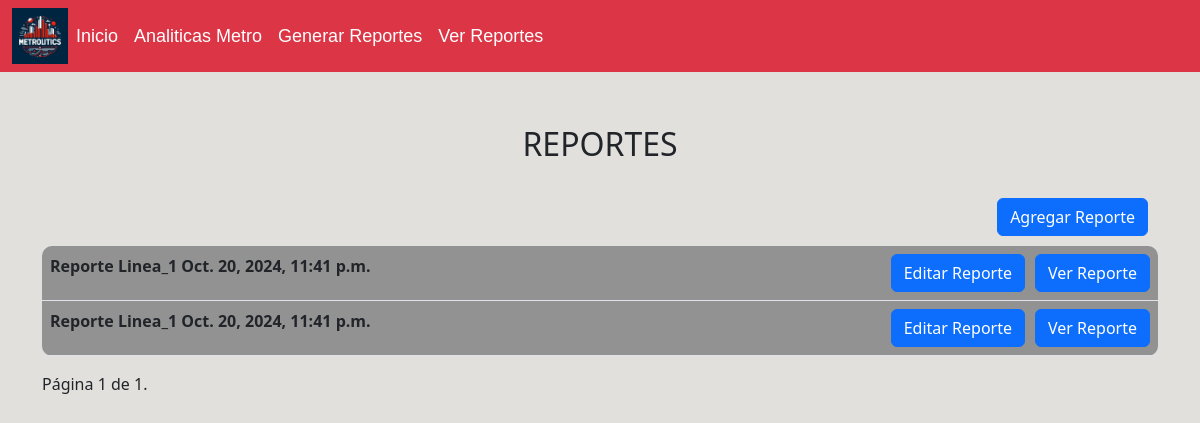
The page /ver_reportes on the database as committed earlier.
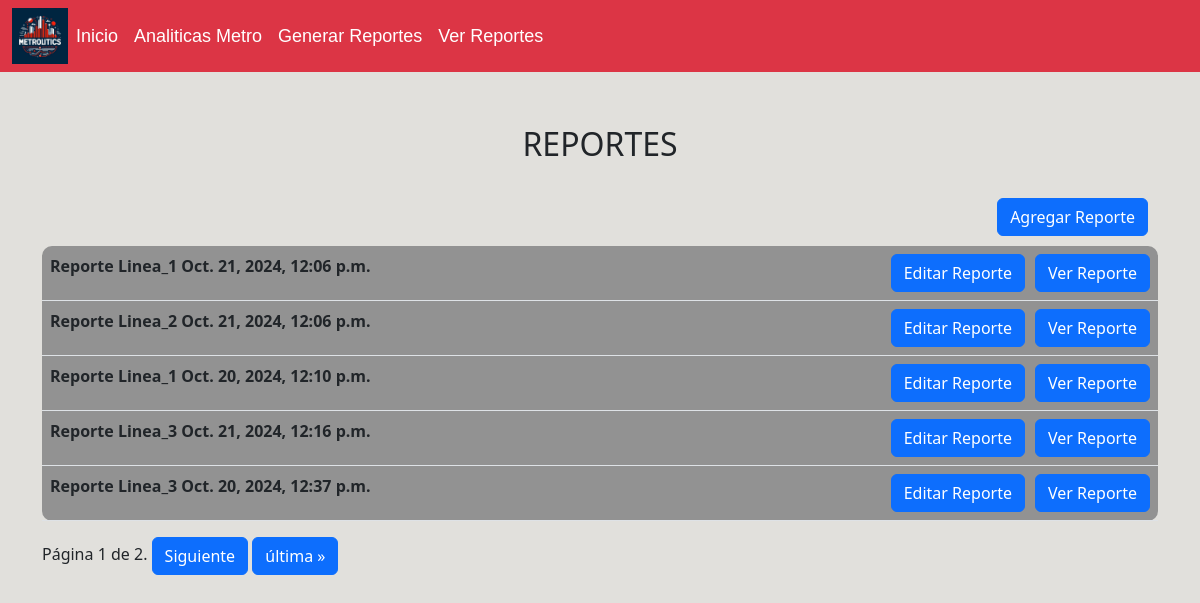
The same page on the database as committed later.
### Metro/models.py (models this page shows, shortened)
class Reporte(models.Model):
    id_reporte = models.AutoField(primary_key=True)
    f_id_metro = models.ForeignKey(Mantenedor_metro,on_delete=models.CASCADE,db_column='id_metro')
    f_id_bus = models.ForeignKey(Mantenedor_bus,on_delete=models.CASCADE,db_column='id_bus',null=True)
    fecha = models.DateTimeField()

class Mantenedor_metro(models.Model):
    id_metro = models.AutoField(primary_key=True)
    linea_metro = models.CharField(max_length=50)
    fecha = models.DateTimeField()
    aglomeracion = models.IntegerField()

### Metro/views.py (the view)
# urls.py: path('ver_reportes',views.ver_reportes, name='ver_reportes'),
def ver_reportes(request):
    reportes_list = Reporte.objects.all()
    paginator = Paginator(reportes_list, 5)  # Mostramos 10 reportes por página
    page_number = request.GET.get('page')
    reportes = paginator.get_page(page_number)
    context = {'reportes': reportes}
    return render(request, 'Metro/ver_reportes.html', context)

### Metro/templates/Metro/ver_reportes.html (shortened to what this page needs)
{% extends "Metro/base.html" %}
{% block content %}
<span class="Titulo-Form">REPORTES</span>
<div class="container">
    <a href="{% url 'reportes' %}"><button type="button" class="btn btn-primary" style="float:right; margin:10px;" >Agregar Reporte</button></button></a>
    <table class="table table-hover">
        <tbody>
          {% for reporte in reportes %}
          <tr>
            <th scope="row">Reporte {{reporte.f_id_metro.linea_metro}} {{reporte.f_id_metro.fecha}} </th>
            <td>
              <a href="{% url 'mostrar_reporte' reporte.id_reporte %}">
                <button type="button" class="btn btn-primary" style="float:right;">Ver Reporte</button>
              </a>
              <a href="{% url 'editar_reportes' reporte.id_reporte %}">
                <button type="button" class="btn btn-primary" style="float:right; margin-right: 10px;">Editar Reporte</button>
              </a>
            </td>
          </tr>
          {% empty %}
          <tr>
            <td colspan="2">No hay reportes disponibles.</td>
          </tr>
          {% endfor %}
        </tbody>
    </table>
    <div class="pagination">
        <span class="step-links">
            <span class="current">
                Página {{ reportes.number }} de {{ reportes.paginator.num_pages }}.
            </span>
            {% if reportes.has_next %}
                <a href="?page={{ reportes.next_page_number }}"><button type="button" class="btn btn-primary">Siguiente</button></a>
                <a href="?page={{ reportes.paginator.num_pages }}"><button type="button" class="btn btn-primary">última &raquo;</button></a>
            {% endif %}
        </span>
    </div>
</div>
{% endblock %}

### Metro/templates/Metro/base.html (shortened to what this page needs)
{% load static %}
<!DOCTYPE html>
<html lang="en">
<head>
    <link rel="stylesheet" href="https://cdn.jsdelivr.net/npm/bootstrap@5.2.3/dist/css/bootstrap.min.css">
    <link rel="stylesheet" href="{% static 'css/index.css' %}">
    <link rel="stylesheet" href="{% static 'css/style_base.css' %}">
    <link rel="stylesheet" href="{% static 'css/style_analiticas.css' %}">
    <link rel="stylesheet" href="{% static 'css/style_forms.css' %}">
    <link rel="stylesheet" href="{% static 'css/style_ver_reportes.css' %}">
</head>
<body>
    <nav class="navbar navbar-expand-lg bg-danger">
        <div class="container-fluid">
          <a href="{% url 'index' %}"><img  id="logo" src="{% static 'img/Designer.jpeg' %}" alt="logo"></a>
          <div class="collapse navbar-collapse" id="navbarNav">
            <ul class="navbar-nav">
              <li class="nav-item">
                <a class="nav-link" aria-current="true" href="{% url 'index' %}">Inicio</a>
              </li>
              <li class="nav-item">
                <a class="nav-link" href="{% url 'analiticas' %}">Analiticas Metro</a>
              </li>
              <li class="nav-item">
                <a class="nav-link" href="{% url 'reportes' %}">Generar Reportes</a>
              </li>
              <li class="nav-item">
                <a class="nav-link" href="{% url 'ver_reportes' %}">Ver Reportes</a>
              </li>
            </ul>
          </div>
        </div>
      </nav>
    {% block content %}{% endblock %}
</body>
</html>

### Metro/static/css/style_base.css (style rules this page uses)
.nav-link { color: white; font-family: 'Franklin Gothic Medium', 'Arial Narrow', Arial, sans-serif; font-size: large; }
#logo { height: 7vh; width: auto; }
body { background-color: rgb(225,224,220); }

### Metro/static/css/style_forms.css (style rules this page uses)
.Titulo-Form { margin-top: 4%; display: block; text-align: center; font-size: xx-large; padding-bottom: 20px; }

### Metro/static/css/style_ver_reportes.css (style rules this page uses)
.table { margin-top: 3%; background-color: rgb(146, 146, 146); border-radius: 10px; }

Rows that differ between the two databases and show on the page:
removed Reporte: f_id_metro.linea_metro "Linea_1", f_id_metro.fecha "Oct. 20, 2024, 11:41 p.m."
removed Reporte: f_id_metro.linea_metro "Linea_1", f_id_metro.fecha "Oct. 20, 2024, 11:41 p.m."
added Reporte: f_id_metro.linea_metro "Linea_1", f_id_metro.fecha "Oct. 21, 2024, 12:06 p.m."
added Reporte: f_id_metro.linea_metro "Linea_2", f_id_metro.fecha "Oct. 21, 2024, 12:06 p.m."
added Reporte: f_id_metro.linea_metro "Linea_1", f_id_metro.fecha "Oct. 20, 2024, 12:10 p.m."
added Reporte: f_id_metro.linea_metro "Linea_3", f_id_metro.fecha "Oct. 21, 2024, 12:16 p.m."
added Reporte: f_id_metro.linea_metro "Linea_3", f_id_metro.fecha "Oct. 20, 2024, 12:37 p.m."
Other text that changed with them:
{{ reportes.paginator.num_pages }}: "1" → "2"
text now shown: "Siguiente última »"
